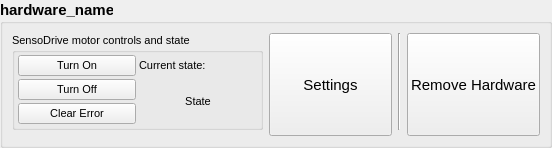
<?xml version="1.0" encoding="UTF-8"?>
<ui version="4.0">
 <class>Form</class>
 <widget class="QWidget" name="Form">
  <property name="geometry">
   <rect>
    <x>0</x>
    <y>0</y>
    <width>552</width>
    <height>134</height>
   </rect>
  </property>
  <property name="font">
   <font>
    <pointsize>1</pointsize>
   </font>
  </property>
  <property name="windowTitle">
   <string>Hardware Tab</string>
  </property>
  <layout class="QGridLayout" name="gridLayout">
   <property name="leftMargin">
    <number>0</number>
   </property>
   <property name="topMargin">
    <number>0</number>
   </property>
   <property name="rightMargin">
    <number>0</number>
   </property>
   <property name="bottomMargin">
    <number>0</number>
   </property>
   <item row="0" column="0">
    <widget class="QGroupBox" name="groupBox">
     <property name="font">
      <font>
       <pointsize>11</pointsize>
       <weight>75</weight>
       <bold>true</bold>
      </font>
     </property>
     <property name="title">
      <string>hardware_name</string>
     </property>
     <layout class="QGridLayout" name="gridLayout_2">
      <item row="3" column="4" rowspan="2">
       <widget class="QPushButton" name="btn_remove_hardware">
        <property name="sizePolicy">
         <sizepolicy hsizetype="Preferred" vsizetype="Preferred">
          <horstretch>0</horstretch>
          <verstretch>0</verstretch>
         </sizepolicy>
        </property>
        <property name="font">
         <font>
          <weight>50</weight>
          <bold>false</bold>
         </font>
        </property>
        <property name="text">
         <string>Remove Hardware</string>
        </property>
       </widget>
      </item>
      <item row="3" column="2" rowspan="2">
       <widget class="QPushButton" name="btn_settings">
        <property name="sizePolicy">
         <sizepolicy hsizetype="Preferred" vsizetype="Preferred">
          <horstretch>0</horstretch>
          <verstretch>0</verstretch>
         </sizepolicy>
        </property>
        <property name="font">
         <font>
          <weight>50</weight>
          <bold>false</bold>
         </font>
        </property>
        <property name="text">
         <string>Settings</string>
        </property>
       </widget>
      </item>
      <item row="3" column="0" colspan="2">
       <widget class="QGroupBox" name="groupBox_2">
        <property name="font">
         <font>
          <pointsize>8</pointsize>
          <weight>50</weight>
          <bold>false</bold>
         </font>
        </property>
        <property name="title">
         <string>SensoDrive motor controls and state</string>
        </property>
        <layout class="QGridLayout" name="gridLayout_3">
         <property name="leftMargin">
          <number>3</number>
         </property>
         <property name="topMargin">
          <number>3</number>
         </property>
         <property name="rightMargin">
          <number>3</number>
         </property>
         <property name="bottomMargin">
          <number>3</number>
         </property>
         <property name="spacing">
          <number>3</number>
         </property>
         <item row="2" column="0">
          <widget class="QPushButton" name="btn_on">
           <property name="sizePolicy">
            <sizepolicy hsizetype="Minimum" vsizetype="Preferred">
             <horstretch>0</horstretch>
             <verstretch>0</verstretch>
            </sizepolicy>
           </property>
           <property name="font">
            <font>
             <weight>50</weight>
             <bold>false</bold>
            </font>
           </property>
           <property name="text">
            <string>Turn On</string>
           </property>
          </widget>
         </item>
         <item row="4" column="0">
          <widget class="QPushButton" name="btn_clear_error">
           <property name="font">
            <font>
             <weight>50</weight>
             <bold>false</bold>
            </font>
           </property>
           <property name="text">
            <string>Clear Error</string>
           </property>
          </widget>
         </item>
         <item row="3" column="0">
          <widget class="QPushButton" name="btn_off">
           <property name="font">
            <font>
             <weight>50</weight>
             <bold>false</bold>
            </font>
           </property>
           <property name="text">
            <string>Turn Off</string>
           </property>
          </widget>
         </item>
         <item row="3" column="1" rowspan="2">
          <widget class="QLabel" name="lbl_sensodrive_state">
           <property name="font">
            <font>
             <weight>50</weight>
             <bold>false</bold>
            </font>
           </property>
           <property name="text">
            <string>State</string>
           </property>
           <property name="alignment">
            <set>Qt::AlignCenter</set>
           </property>
          </widget>
         </item>
         <item row="2" column="1">
          <widget class="QLabel" name="label">
           <property name="text">
            <string>Current state:</string>
           </property>
          </widget>
         </item>
        </layout>
       </widget>
      </item>
      <item row="3" column="3">
       <widget class="Line" name="line">
        <property name="orientation">
         <enum>Qt::Vertical</enum>
        </property>
       </widget>
      </item>
     </layout>
    </widget>
   </item>
  </layout>
 </widget>
 <resources/>
 <connections/>
</ui>
